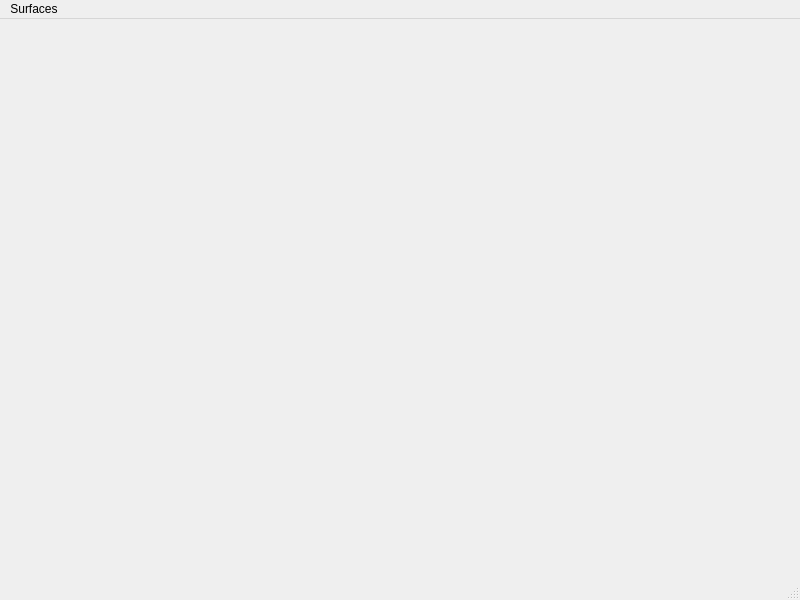
<?xml version="1.0" encoding="UTF-8"?>
<ui version="4.0">
 <class>MainWindow</class>
 <widget class="QMainWindow" name="MainWindow">
  <property name="geometry">
   <rect>
    <x>0</x>
    <y>0</y>
    <width>800</width>
    <height>600</height>
   </rect>
  </property>
  <property name="windowTitle">
   <string>MainWindow</string>
  </property>
  <widget class="QWidget" name="centralwidget">
   <layout class="QGridLayout" name="gridLayout">
    <item row="0" column="0">
     <layout class="QVBoxLayout" name="verticalLayout"/>
    </item>
   </layout>
  </widget>
  <widget class="QMenuBar" name="menubar">
   <property name="geometry">
    <rect>
     <x>0</x>
     <y>0</y>
     <width>800</width>
     <height>24</height>
    </rect>
   </property>
   <widget class="QMenu" name="menuSurfaces">
    <property name="title">
     <string>Surfaces</string>
    </property>
    <addaction name="actionCone"/>
   </widget>
   <addaction name="menuSurfaces"/>
  </widget>
  <widget class="QStatusBar" name="statusbar"/>
  <action name="actionCone">
   <property name="text">
    <string>Cone</string>
   </property>
  </action>
 </widget>
 <resources/>
 <connections/>
</ui>
